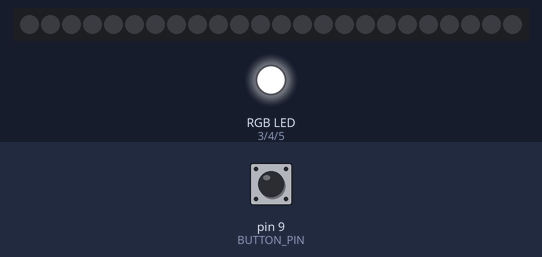
The sketch below on a simulated Arduino Uno, built with avr-gcc and run on an emulated ATmega328P. On the bench: 24 RGB LEDs in strip order, left to right, an RGB LED mixed from three pins (HIGH = lit). Inputs (shaded band) come from the test bench; at power-on: pin 9 (BUTTON_PIN) HIGH. Dim RGB values are drawn brighter than linear.

Above: at 1.2 s.
1.3 s: pin 9 (BUTTON_PIN) pulled LOW for 0.15 s
At 2.66 s:
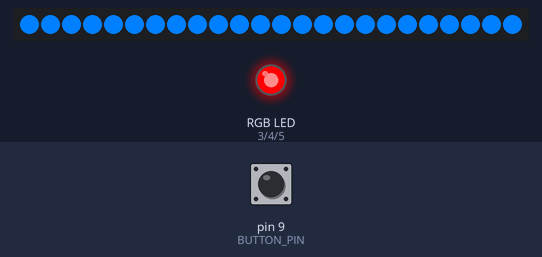
2.9 s: pin 9 (BUTTON_PIN) pulled LOW for 1 s
At 3.3 s:
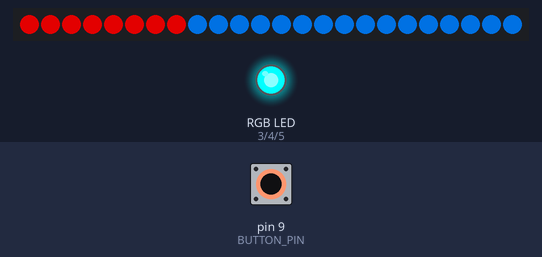
At 3.92 s:
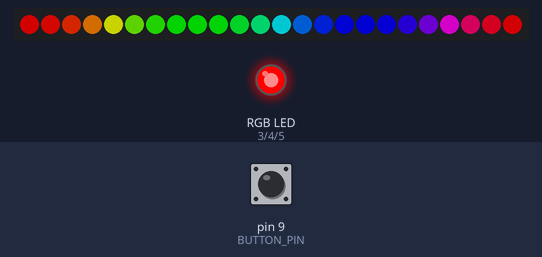
Timing chart, 0 to 5.9 s (numbered marks = the images above; inputs shaded):
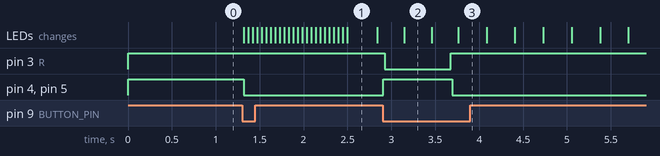

Measured:
- after the input at 1.3 s, pin 4 (G), pin 5 (B): HIGH → LOW at once; the LEDs: first change at once (image 1 shows a later state)
- after the input at 2.9 s, pin 3 (R): HIGH → LOW at once, → HIGH 0.75 s later; pin 4 (G), pin 5 (B): LOW → HIGH at once, → LOW 0.79 s later; the LEDs: change after 0.25 s (image 2)

The sketch:

ArcReactorCode.ino
```cpp
#include <Adafruit_NeoPixel.h>
#ifdef __AVR__
 #include <avr/power.h> // Required for 16 MHz Adafruit Trinket
#endif

// ... (other variable declarations and setup functions)
#define BUTTON_PIN   9   // Butonun bağlı olduğu pin

#define PIXEL_PIN    6  // Pixellerin bağlı olduğu pin

int R=3;
int G=4;
int B=5;

#define PIXEL_COUNT 24

#define BATTERY_PIN A0


 int TOTAL_LEDS = 24;
 float MaximumBrightness = 255;
 float SpeedFactor = 0.008;
 float StepDelay = 5;
// Declare our NeoPixel strip object:
Adafruit_NeoPixel strip(PIXEL_COUNT, PIXEL_PIN, NEO_GRB + NEO_KHZ800);
// Argument 1 = Number of pixels in NeoPixel strip
// Argument 2 = Arduino pin number (most are valid)
// Argument 3 = Pixel type flags, add together as needed:
//   NEO_KHZ800  800 KHz bitstream (most NeoPixel products w/WS2812 LEDs)
//   NEO_KHZ400  400 KHz (classic 'v1' (not v2) FLORA pixels, WS2811 drivers)
//   NEO_GRB     Pixels are wired for GRB bitstream (most NeoPixel products)
//   NEO_RGB     Pixels are wired for RGB bitstream (v1 FLORA pixels, not v2)
//   NEO_RGBW    Pixels are wired for RGBW bitstream (NeoPixel RGBW products)
bool rainbowMode = false;
int currentColor = 0;
boolean oldState = HIGH;
int     mode     = 0;    // Currently-active animation mode, 0-3
void setup() {
  pinMode(R,OUTPUT);
  pinMode(G,OUTPUT);
  pinMode(B,OUTPUT);

  pinMode(BUTTON_PIN, INPUT_PULLUP);
  strip.begin(); // Initialize NeoPixel strip object (REQUIRED)
  strip.show();  // Initialize all pixels to 'off'
}

void loop() {
  analogWrite(R,255);
  analogWrite(G,255);
  analogWrite(B,255);
  // Get current button state.
  boolean newState = digitalRead(BUTTON_PIN);

  // Check if state changed from high to low (button press).
  if ((newState == LOW) && (oldState == HIGH)) {
    // Short delay to debounce button.
    delay(20);
    // Check if button is still low after debounce.
    newState = digitalRead(BUTTON_PIN);
    if (newState == LOW) {      // Eğer buton LOW ise
      if (++mode > 4) mode = 0; // Modlar arası geçiş ve 3. moddan sonra başa sarış
      switch (mode) {           // Animasyon başlatma
        case 0:
         analogWrite(R,255);
         analogWrite(G,255);
         analogWrite(B,255);
         animation(50, 10, 0.008, 255, 0, 0, 0);// Kapalı mod
          break;
        case 1:
          analogWrite(R,255);
          analogWrite(G,127);
          analogWrite(B,0);
          animation(50, 15, 0.015, 255, 0, 127, 255); //(10 saniyede mavi) Tüm ledlerin yanma süresi, açık kalma süresi , breathe efekti süresi genellikle sabit, parlaklık, kırmızı, mavi, yeşil
          break;
        case 2:
          analogWrite(R,0);
          analogWrite(G,255);
          analogWrite(B,255);
          animation(30, 0.5, 0.008, 255, 255, 0, 0);//(0.5 saniyede kırmızı) Tüm ledlerin yanma süresi, açık kalma süresi , breathe efekti süresi genellikle sabit, parlaklık, kırmızı, mavi,

          break;
        case 3:
        analogWrite(R,255);
        analogWrite(G,127);
        analogWrite(B,0);
        rainbow();
          break;
      }
    }
  }
}

void animation(int wait, float Stepdelay, float SpeedFactor, float MaximumBrightness, int r, int g, int b){
int total =24;
bool stopBothLoops = false;
for(int i=0; i<strip.numPixels(); i++) { // For each pixel in strip...
    strip.setPixelColor(i, r, g, b);         //  Set pixel's color (in RAM)
    strip.show();                          //  Update strip to match
    delay(wait);                           //  Pause for a moment
  }
  for (int i = 0; i < 65535 && !stopBothLoops; i++) {
  float intensity = MaximumBrightness / 2.0 * (1.0 + sin(SpeedFactor * i));
  strip.setBrightness(intensity);

  for (int ledNumber = 0; ledNumber < total && !stopBothLoops; ledNumber++) {
    strip.setPixelColor(ledNumber, r, g, b);

    // Düğme basıldığında her iki döngüyü birden durdurun
    if (digitalRead(BUTTON_PIN) == LOW) {
      stopBothLoops = true;
      break; // İç içe olan ikinci for döngüsünü sonlandır
    }
  }

  strip.show();

  // Düğme basıldığında her iki döngüyü birden durdurun
  if (digitalRead(BUTTON_PIN) == LOW) {
    stopBothLoops = true;
    break; // Dıştaki for döngüsünü sonlandır
  }

  // Wait a bit before continuing to breathe
  delay(Stepdelay);
}
}

void rainbow() {
  bool stopBothLoops = false;
  // Hue of first pixel runs 3 complete loops through the color wheel.
  // Color wheel has a range of 65536 but it's OK if we roll over, so
  // just count from 0 to 3*65536. Adding 256 to firstPixelHue each time
  // means we'll make 3*65536/256 = 768 passes through this outer loop:
    for (int j = 0; j < 65535 && !stopBothLoops; j++) {
    for(long firstPixelHue = 0; firstPixelHue < 3*65536; firstPixelHue += 256) {

    for(int i=0; i<strip.numPixels(); i++) { // For each pixel in strip...

      // Offset pixel hue by an amount to make one full revolution of the
      // color wheel (range of 65536) along the length of the strip
      // (strip.numPixels() steps):
      int pixelHue = firstPixelHue + (i * 65536 / strip.numPixels());
      // strip.ColorHSV() can take 1 or 3 arguments: a hue (0 to 65535) or
      // optionally add saturation and value (brightness) (each 0 to 255).
      // Here we're using just the single-argument hue variant. The result
      // is passed through strip.gamma32() to provide 'truer' colors
      // before assigning to each pixel:
      strip.setPixelColor(i, strip.gamma32(strip.ColorHSV(pixelHue)));


    }
    strip.show(); // Update strip with new contents

    delay(5);
                  if (digitalRead(BUTTON_PIN) == LOW && j >= 1 ) {
                stopBothLoops= true;
                break;

  }
  }

  }
}
```
